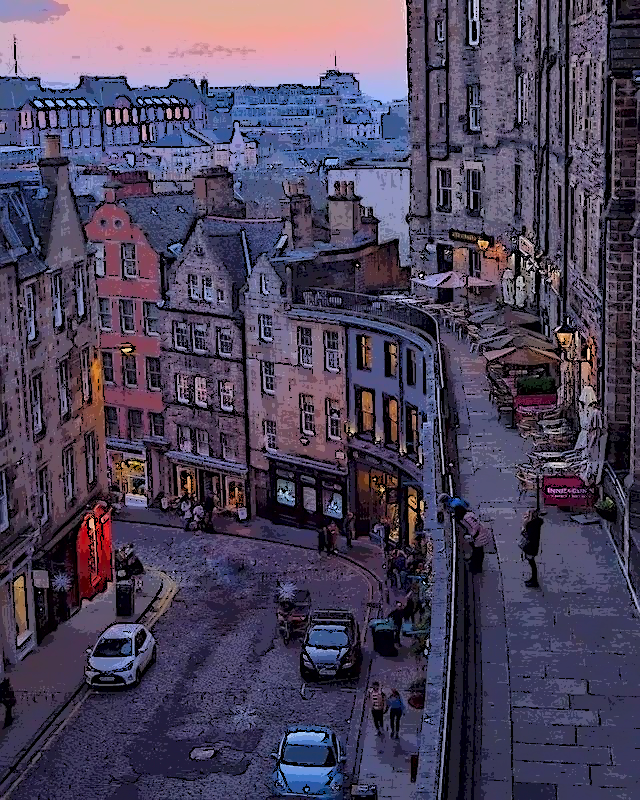
#> input picture image3.png, 640 x 800 px
$ python -i utils.py   (imports and definitions only)
#> lines starting #> are read from the running program, lines starting #| are printed output that depends on the picture; after the words box and inside, x2 and y2 are one past the last pixel; in counts of white or black regions, pixels touching at a corner belong together
#> further down, picture is the input picture: shape (800, 640, 3); mean B, G, R 91.9, 68.1, 77.1
import numpy as np
import cv2

sigc = 1.0
p = 0.9761
r = 0.999
R = [0.4,0.5,0.6,0.7,0.8, 0.9, 0.95]
sigm = 3.0
sig_spatial = 2.0
sig_intensity1 = 150.0
sig_intensity2 = 50.0
bins = 8
BINS = [8,16]

def gaussian(t,sig):
	return (1/np.sqrt(2*np.pi*sig))*np.exp(-t**2/(2*sig**2))


# [33 lines left out: functions flow_neighbour, angle, dog_filter, not called in this run]

def intensity_weight(rgb1, rgb2, sigma):
	I = np.dot(rgb1-rgb2,rgb1-rgb2)
	return (1/np.sqrt(2*np.pi*sigma))*np.exp(-I**2/(2*sigma**2))

def color_segmentation(image,batch = False, greyscale = False):

#> called with batch = False, greyscale = False
	image1 = cv2.cvtColor(image.astype(np.uint8),cv2.COLOR_BGR2LAB)
#> image1: shape (800, 640, 3); mean of channels 0, 1, 2 77.4, 137.6, 115.9

	size = image.shape
#> size = (800, 640, 3)

	if batch:

		result = [image1 for _ in range(len(BINS))]

		for i in range(len(BINS)):

			siz = 256//BINS[i]
			width = siz//2

			lum = image1[:,:,0]

			for h in range(size[0]):
				for w in range(size[1]):

					diff = lum[h][w] % siz - width

					lum[h][w] = siz*(lum[h][w] // siz) + width + width*np.tanh(diff)

			result[i][:,:,0] = lum

			result[i] = cv2.cvtColor(result[i], cv2.COLOR_LAB2BGR)

		return result

	else:

		siz = 256//bins
		width = siz//2

		lum = image1[:,:,0]
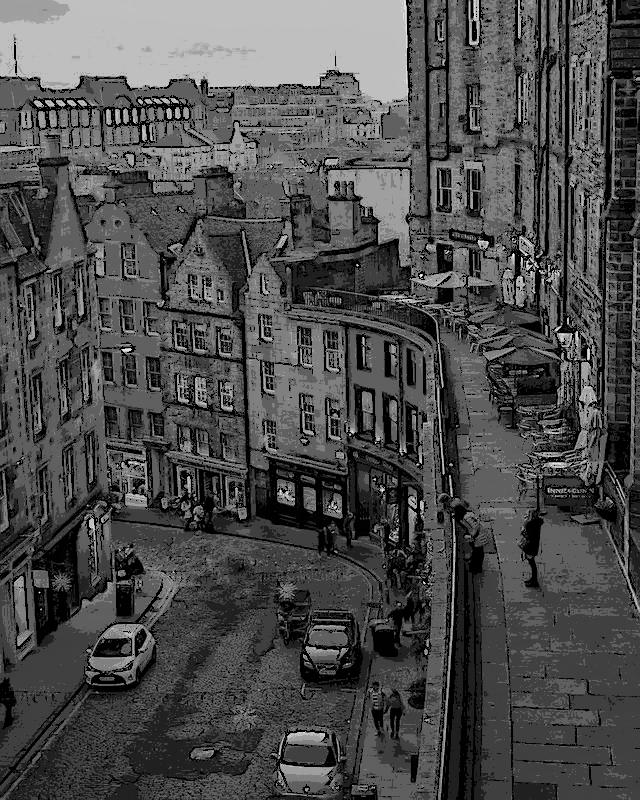
#> lum: shape (800, 640); min 0, max 255, mean 77.4

		for h in range(size[0]):
			for w in range(size[1]):

				diff = lum[h][w] % siz - width

				lum[h][w] = siz*(lum[h][w] // siz) + width + width*np.tanh(diff)
#> lum: shape (800, 640); 13.49% of pixels changed, all inside (x1, y1, x2, y2) = (0, 0, 640, 800)

		image1[:,:,0] = lum
#> image1: shape (800, 640, 3); mean of channels 0, 1, 2 77.3, 137.6, 115.9

		if greyscale:
			image1[:,:,1] = np.full((size[0],size[1]),127)
			image1[:,:,2] = np.full((size[0],size[1]),127)

		image2 = cv2.cvtColor(image1, cv2.COLOR_LAB2BGR)

		return image2

# [9 lines left out: function print_progress, not called in this run]

>>> import cv2
>>> picture = cv2.imread('image3.png')
>>> result = color_segmentation(picture)

$ run again, on H3.png
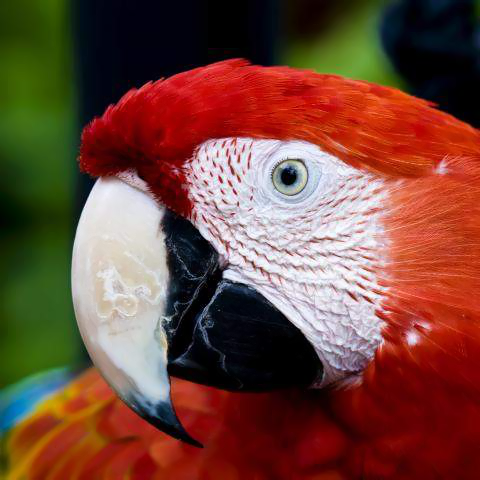
#> input picture H3.png, 480 x 480 px
#> picture is the input picture: shape (480, 480, 3); mean B, G, R 58.2, 71.7, 115.1
#> in color_segmentation, `lum = image1[:,:,0]`:
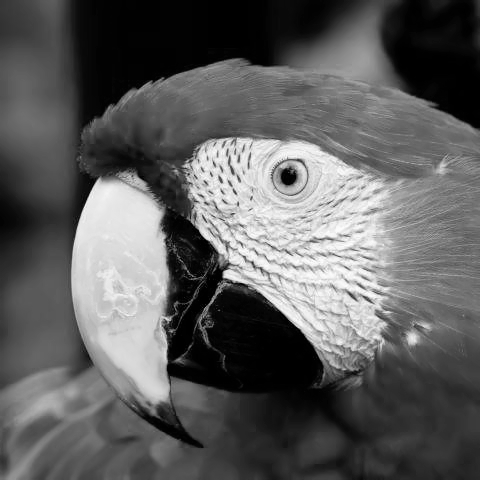
#> lum: shape (480, 480); min 0, max 255, mean 94.2
